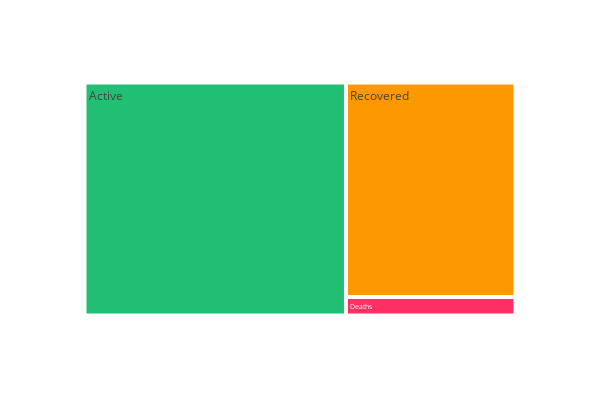

Notebook cell for this chart:
### Code cell
tm=temp.melt(id_vars='Date',value_vars=['Active','Deaths','Recovered'])
fig=px.treemap(tm,path=['variable'],values='value',height=400,width=600,
              color_discrete_sequence=[rec,act,dth])
fig.show()

### Figure 1 — Plotly figure (JSON) as saved in the notebook; plotly's stock layout.template omitted (floating-point values rounded to 4 significant figures)
{"data": [{"branchvalues": "total", "domain": {"x": [0, 1], "y": [0, 1]}, "hoverlabel": {"namelength": 0}, "hovertemplate": "labels=%{label}<br>value=%{value}<br>parent=%{parent}<br>id=%{id}", "ids": ["Active", "Deaths", "Recovered"], "labels": ["Active", "Deaths", "Recovered"], "name": "", "parents": ["", "", ""], "type": "treemap", "values": [1893776, 97327, 1130392]}], "layout": {"height": 400, "legend": {"tracegroupgap": 0}, "margin": {"t": 60}, "treemapcolorway": ["#21bf73", "#fe9801", "#ff2e63"], "width": 600}}
